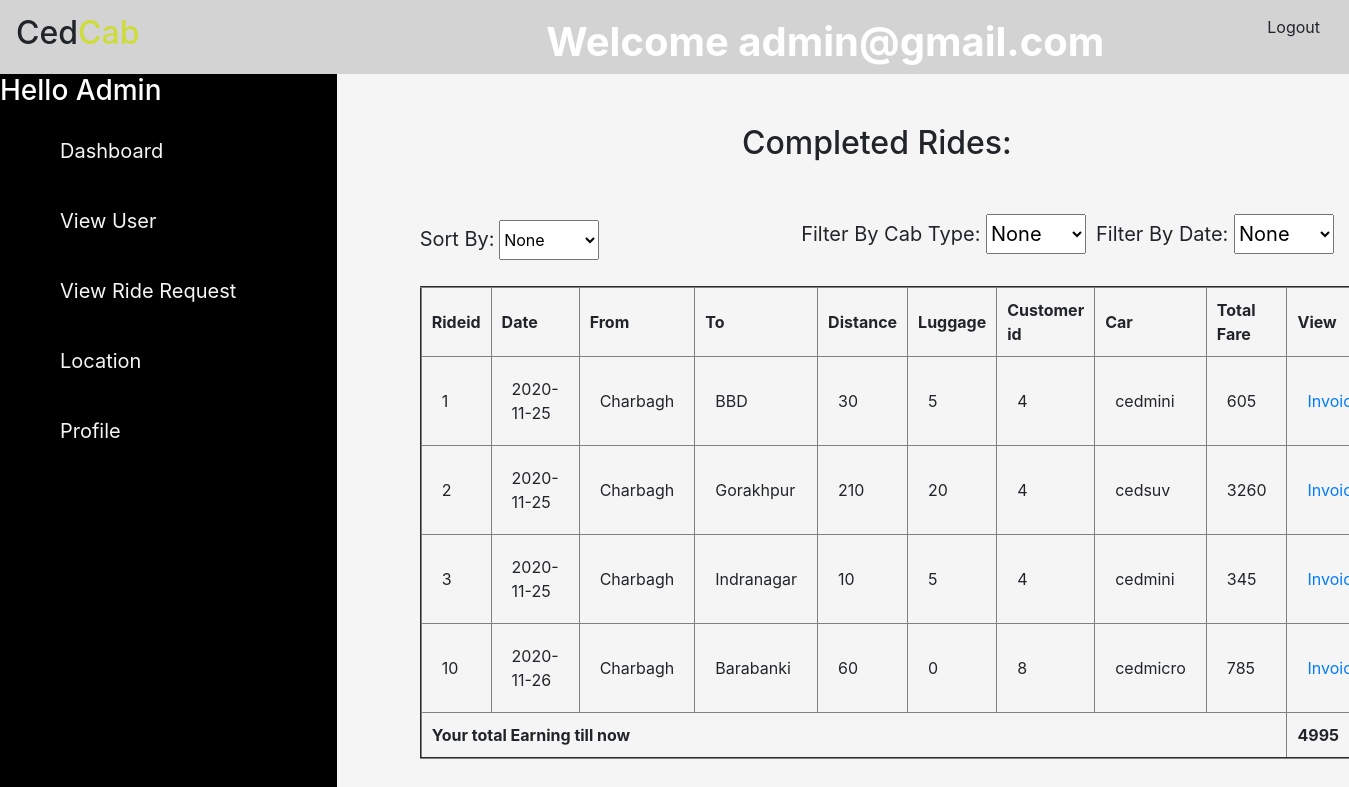
/completeride.php (signed in), run on the app's committed database.
### tables this page shows
CREATE TABLE `tbl_ride` (
  `ride_id` int(50) NOT NULL,
  `ride_date` date NOT NULL,
  `from_distance` varchar(255) NOT NULL,
  `to_distance` varchar(255) NOT NULL,
  `total_distance` bigint(255) NOT NULL,
  `luggage` varchar(255) DEFAULT NULL,
  `total_fare` bigint(255) NOT NULL,
  `status` int(50) NOT NULL,
  `customer_user_id` int(50) NOT NULL,
  `car` varchar(255) NOT NULL
);

### Dbconnect.php (called while the page is built, shortened)
<?php
class Dbconnect
{
function __construct()
{
$this->conn = new mysqli("localhost", "root", "", "cab");
}
}
?>

### adminwork.php (called while the page is built, shortened)
<?php
require 'Dbconnect.php';
class adminwork{
function completeride($conn)
{
    $sql08 = "SELECT * FROM `tbl_ride` WHERE `status`=2";
    $result08 = $conn->query($sql08);
    if ($result08->num_rows > 0) {
        $row1=array();
    while($row = $result08->fetch_assoc()) {
        array_push($row1,$row);
    }
    return $row1;
}
     else {
    echo "No New User found";
    }
}
}
?>

### completeride.php (the view, shortened to what this page needs)
<?php
include 'adminwork.php';
include 'header.php';
if(isset($_SESSION['userdata']['name']))
{
    if($_SESSION['userdata']['name']=="admin")
    {
?>
<html>
    <head>
    </head>
    <link rel="stylesheet" type="text/css" href="styleadmin.css">
    <body>
        <div class="main">
            <div id="asider">
                <h3 style="color:white">Hello Admin</h3>
                <ul>
                    <li class="li"><a href="admin.php">Dashboard</a></li>
                    <li class="li"><a href="#">View User</a>
                    </li>
                    <li class="li"><a href="#">View Ride Request</a>
                    </li>
                    <li class="li"><a href="#">Location</a>
                    </li>
                                        <li class="li"><a href="#">Profile</a>
                    </li>
                </ul>
            </div>
            <div class="container">
                    <div class="section">
                    <h2 style="text-align:center">Completed Rides:</h2><br>
                    <label>Sort By:</label>
                    <select id="select">
                        <option value="none">None</option>
                    </select>
                    <label style="float:right;margin-top:20px">Filter By Date:
                    <select id="filter" style="height:40px;width:100px">
                        <option value="none">None</option>
                    </select></label>
                    <label style="float:right;margin-top:20px;margin-right:10px">Filter By Cab Type:
                    <select id="filtercar" style="height:40px;width:100px">
                        <option value="none">None</option>
                    </select></label>
                    <br>
                    <br>
                    <div id="res">
                 <table border="2px solid black">
                    <tr>
                    <th>Rideid</th>
                    <th>Date</th>
                    <th>From</th>
                    <th>To</th>
                    <th>Distance</th>
                    <th>Luggage</th>
                    <th>Customer id</th>
                    <th>Car</th>
                    <th>Total Fare</th>
                    <th>View</th>
                    </tr>
                    <tbody>
                <?php
                $admin=new adminwork();
                $dbconnect=new Dbconnect();
                $row1=$admin->completeride($dbconnect->conn);
                    $total=0;
                foreach($row1 as $key=>$row)
                {
                    if($row['luggage']=="")
                    $luggage=0;
                    else
                    $luggage=$row['luggage'];
                    echo        "<tr>";
                    echo "<td>".$row['ride_id']."</td>";
                    echo "<td>".$row['ride_date']."</td>";
                    echo "<td>".$row['from_distance']."</td>";
                    echo "<td>".$row['to_distance']."</td>";
                    echo "<td>".$row['total_distance']."</td>";
                    echo "<td>".$luggage."</td>";
                    echo "<td>".$row['customer_user_id']."</td>";
                    echo "<td>".$row['car']."</td>";
                    echo "<td>".$row['total_fare']."</td>";
                    echo "<td><a href='invoice.php?id54=".$row['customer_user_id']."&rid=".$row['ride_id']."'>Invoice</a></td>";
                    $total=$total+$row['total_fare'];
                }
                ?>
                <tr><th colspan='9'>Your total Earning till now</th>
                <th><?php echo $total ?></th>
              </tr>
                </div>
                </div>
            </div>
        </div>
    </body>
</html>
<?php
  }
  else
  {
  echo '<script type="text/javascript">;
  alert("You cant access admin profile");
  window.location= "login2.php";
  </script>';
  }
}
else
{
    echo 'Please Login,first to continue <a href="login2.php">Click here to login</a>';
}
?>

### style.css (style rules this page uses)
body { margin: 0%; background-color: whitesmoke; }
label { font-size: 20px; margin-top: 30px; }

### styleadmin.css (style rules this page uses)
.main { width: 100%; height: 100%; }
#asider { width: 25%; height: 3000px; background-color: black; float: left; }
ul { margin-left: 0px; }
.li { list-style: none; text-decoration: none; padding: 20px; font-size: 20px; margin-left: 0px; color: whitesmoke; }
.li a { text-decoration: none; color: whitesmoke; margin-left: 0px; }
body { margin: 0; }
.container { float: right; width: 70%; height: auto; margin-top:50px; }
#select { width: 100px; margin-top: 20px; height: 40px; }
.section { margin: 50px; margin-top: 100px; }
td { padding: 20px; }
th { padding: 10px; }
label { font-size: 20px; }
.section { margin: 0; }

### data on the page
tbl_ride: ride_id "1", ride_date "2020-11-25", from_distance "Charbagh", to_distance "BBD", total_distance "30", luggage "5", customer_user "4", car "cedmini", total_fare "605"
tbl_ride: ride_id "2", ride_date "2020-11-25", from_distance "Charbagh", to_distance "Gorakhpur", total_distance "210", luggage "20", customer_user "4", car "cedsuv", total_fare "3260"
tbl_ride: ride_id "3", ride_date "2020-11-25", from_distance "Charbagh", to_distance "Indranagar", total_distance "10", luggage "5", customer_user "4", car "cedmini", total_fare "345"
tbl_ride: ride_id "10", ride_date "2020-11-26", from_distance "Charbagh", to_distance "Barabanki", total_distance "60", luggage "0", customer_user "8", car "cedmicro", total_fare "785"

### other printed values
$_SESSION["userdata"]["username"] "admin@gmail.com"
$total "4995"
